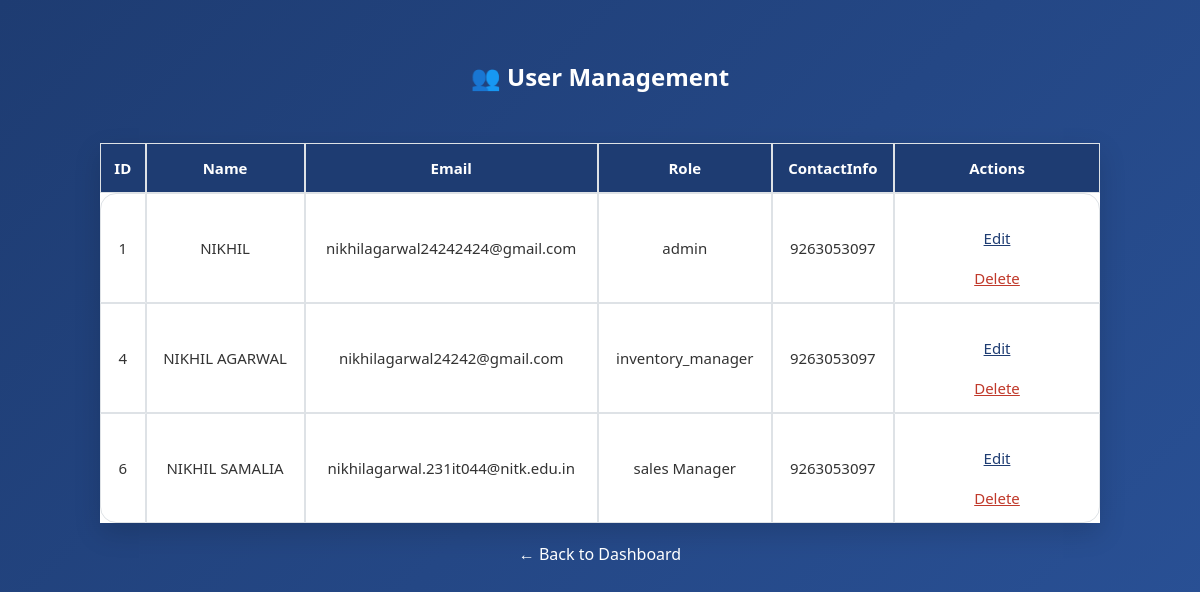
/admin/manage_users.php (signed in), run on the app's committed database.
### tables this page shows
CREATE TABLE `users` (
  `id` int(11) NOT NULL,
  `username` varchar(255) NOT NULL,
  `email` varchar(255) NOT NULL,
  `password` varchar(255) NOT NULL,
  `role` varchar(50) NOT NULL,
  `contactInfo` varchar(255) DEFAULT NULL,
  `created_at` timestamp NOT NULL DEFAULT current_timestamp()
);

### admin/manage_users.php (the view, shortened to what this page needs)
<?php
include '../includes/db.php';
$result = mysqli_query($conn, "SELECT * FROM users");
?>
<!DOCTYPE html>
<html lang="en">
<head>
    <link rel="stylesheet" href="../assets/tables.css">
</head>
<body>
<h2>👥 User Management</h2>
<table>
    <thead>
        <tr>
            <th>ID</th>
            <th>Name</th>
            <th>Email</th>
            <th>Role</th>
            <th>ContactInfo</th>
            <th style="width: 180px;">Actions</th>
        </tr>
    </thead>
    <tbody>
        <?php while ($row = mysqli_fetch_assoc($result)) { ?>
            <tr>
                <td><?= htmlspecialchars($row["id"]) ?></td>
                <td><?= htmlspecialchars($row["username"]) ?></td>
                <td><?= htmlspecialchars($row["email"]) ?></td>
                <td><?= htmlspecialchars($row["role"]) ?></td>
                <td><?= htmlspecialchars($row["contactInfo"]) ?></td>
                <td>
                    <a href="edit_user.php?id=<?= urlencode($row["id"]) ?>"
                       style="color:#1e3c72; text-decoration:underline; display:block; margin-bottom:5px;">
                       Edit
                    </a>
                    <a href="delete_user.php?id=<?= urlencode($row["id"]) ?>"
                       onclick="return confirm('Are you sure you want to delete this user?');"
                       style="color:#c0392b; text-decoration:underline; display:block;">
                       Delete
                    </a>
                </td>
            </tr>
        <?php } ?>
    </tbody>
</table>
<a href="../dashboard.php">← Back to Dashboard</a>
</body>
</html>

### assets/tables.css (style rules this page uses)
body { margin: 0; padding: 40px 20px; font-family: 'Segoe UI', Tahoma, Geneva, Verdana, sans-serif; background: linear-gradient(135deg, #1e3c72, #2a5298); min-height: 100vh; box-sizing: border-box; color: #333; display: flex; flex-direction: column; align-items: center; }
h2, h3, h4 { color: #ffffff; text-align: center; margin-bottom: 20px; }
table { width: 100%; max-width: 1000px; border-collapse: separate; border-spacing: 0; box-shadow: 0 10px 25px rgba(0, 0, 0, 0.15); margin-top: 30px; background-color: #ffffff; }
table tr:first-child td:first-child { border-top-left-radius: 16px; }
table tr:first-child td:last-child { border-top-right-radius: 16px; }
table tr:last-child td:first-child { border-bottom-left-radius: 16px; }
table tr:last-child td:last-child { border-bottom-right-radius: 16px; }
table th, table td { border: 1px solid #dee2e6; padding: 14px 12px; text-align: center; font-size: 15px; background-color: #ffffff; }
table th { background-color: #1e3c72; color: white; font-weight: 600; }
table tr:nth-child(even) { background-color: #ffffff; }
a { margin-top: 20px; color: #ffffff; font-weight: 500; text-align: center; text-decoration: none; display: block; }

### data on the page
users: id "1", username "NIKHIL", email "nikhilagarwal24242424@gmail.com", role "admin", contactInfo "9263053097"
users: id "4", username "NIKHIL AGARWAL", email "nikhilagarwal24242@gmail.com", role "inventory_manager", contactInfo "9263053097"
users: id "6", username "NIKHIL SAMALIA", email "nikhilagarwal.231it044@nitk.edu.in", role "sales Manager", contactInfo "9263053097"
